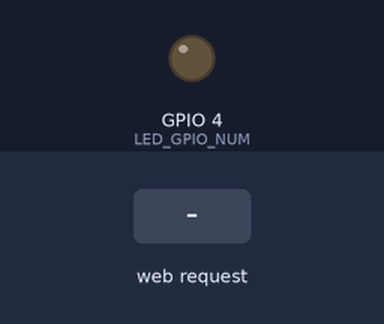
The sketch below on a simulated ESP32-S3. Shown: output pins drawn as LEDs (lit = HIGH). The inputs (shaded band) are chosen by the test bench. WiFi joins after 1.5 s; servers stay silent unless stated; the camera gives no picture; what the sketch prints to the serial monitor is not drawn.

Above: at 3.0 s.
3.1 s: HTTP request GET /capture received
At 3.15 s:
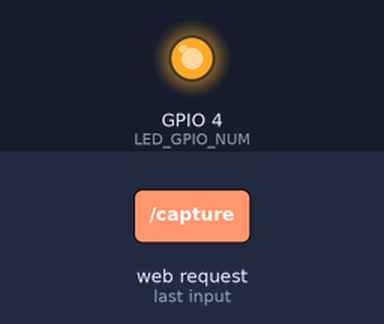
Timing chart, 0 to 6.1 s (numbered marks = the images above; inputs shaded):
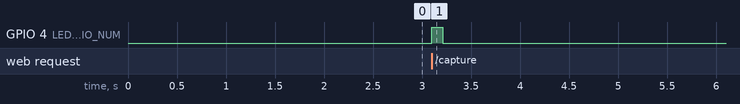

The sketch:

esp-cam.ino
```cpp
// Fully Working Code for ESP32-CAM with 224x224 JPEG Output (No External JPEG Encoder)
// Removes dependency on JPEGENC and uses captured JPEG directly

#include <WiFi.h>
#include <WebServer.h>
#include "esp_camera.h"

// WiFi Credentials (ESP32-S3 AP)
const char* WIFI_SSID = "iotex";
const char* WIFI_PASS = "12345678";

// Static IP Setup for ESP32-CAM
IPAddress staticIP(192, 168, 4, 2);
IPAddress gateway(192, 168, 4, 1);
IPAddress subnet(255, 255, 255, 0);

WebServer server(80);

// ESP32-CAM (AI Thinker) Pins
#define PWDN_GPIO_NUM     32
#define RESET_GPIO_NUM    -1
#define XCLK_GPIO_NUM      0
#define SIOD_GPIO_NUM     26
#define SIOC_GPIO_NUM     27
#define Y9_GPIO_NUM       35
#define Y8_GPIO_NUM       34
#define Y7_GPIO_NUM       39
#define Y6_GPIO_NUM       36
#define Y5_GPIO_NUM       21
#define Y4_GPIO_NUM       19
#define Y3_GPIO_NUM       18
#define Y2_GPIO_NUM        5
#define VSYNC_GPIO_NUM    25
#define HREF_GPIO_NUM     23
#define PCLK_GPIO_NUM     22
#define LED_GPIO_NUM       4

void handleRoot() {
  server.send(200, "text/plain", "Go to /capture to get a JPEG image");
}

void handleCapture() {
  digitalWrite(LED_GPIO_NUM, HIGH);
  delay(50);

  camera_fb_t* fb = esp_camera_fb_get();
  digitalWrite(LED_GPIO_NUM, LOW);

  if (!fb) {
    server.send(500, "text/plain", "Camera capture failed");
    return;
  }

  // Send the captured JPEG as-is
  server.sendHeader("Content-Type", "image/jpeg");
  server.sendHeader("Content-Disposition", "inline; filename=capture.jpg");
  server.sendHeader("Connection", "close");
  server.send_P(200, "image/jpeg", (char*)fb->buf, fb->len);

  esp_camera_fb_return(fb);
}

void connectToS3AP() {
  WiFi.mode(WIFI_STA);
  if (!WiFi.config(staticIP, gateway, subnet)) {
    Serial.println("Failed to set static IP");
  }
  WiFi.begin(WIFI_SSID, WIFI_PASS);
  Serial.print("Connecting to ESP32-S3 AP");
  unsigned long start = millis();
  while (WiFi.status() != WL_CONNECTED && millis() - start < 10000) {
    delay(500);
    Serial.print(".");
  }
  if (WiFi.status() != WL_CONNECTED) {
    Serial.println("\nWiFi connection failed, restarting...");
    delay(2000);
    ESP.restart();
  }
  Serial.println("\nConnected to ESP32-S3 AP");
  Serial.print("ESP32-CAM IP: ");
  Serial.println(WiFi.localIP());
}

void setupCamera() {
  camera_config_t config;
  config.ledc_channel = LEDC_CHANNEL_0;
  config.ledc_timer = LEDC_TIMER_0;
  config.pin_d0 = Y2_GPIO_NUM;
  config.pin_d1 = Y3_GPIO_NUM;
  config.pin_d2 = Y4_GPIO_NUM;
  config.pin_d3 = Y5_GPIO_NUM;
  config.pin_d4 = Y6_GPIO_NUM;
  config.pin_d5 = Y7_GPIO_NUM;
  config.pin_d6 = Y8_GPIO_NUM;
  config.pin_d7 = Y9_GPIO_NUM;
  config.pin_xclk = XCLK_GPIO_NUM;
  config.pin_pclk = PCLK_GPIO_NUM;
  config.pin_vsync = VSYNC_GPIO_NUM;
  config.pin_href = HREF_GPIO_NUM;
  config.pin_sscb_sda = SIOD_GPIO_NUM;
  config.pin_sscb_scl = SIOC_GPIO_NUM;
  config.pin_pwdn = PWDN_GPIO_NUM;
  config.pin_reset = RESET_GPIO_NUM;
  config.xclk_freq_hz = 20000000;
  config.pixel_format = PIXFORMAT_JPEG;

  if (psramFound()) {
    config.frame_size = FRAMESIZE_QVGA;
    config.jpeg_quality = 10;
    config.fb_count = 2;
  } else {
    config.frame_size = FRAMESIZE_QQVGA;
    config.jpeg_quality = 12;
    config.fb_count = 1;
  }

  esp_err_t err = esp_camera_init(&config);
  if (err != ESP_OK) {
    Serial.printf("Camera init failed: 0x%x\n", err);
    delay(2000);
    ESP.restart();
  }
  Serial.println("Camera initialized");
}

void setup() {
  Serial.begin(115200);
  pinMode(LED_GPIO_NUM, OUTPUT);
  digitalWrite(LED_GPIO_NUM, LOW);

  setupCamera();
  connectToS3AP();

  server.on("/", HTTP_GET, handleRoot);
  server.on("/capture", HTTP_GET, handleCapture);
  server.begin();
  Serial.println("HTTP server started");
}

void loop() {
  server.handleClient();
}
```

Measured:
- after the input at 3.1 s, GPIO 4 (LED_GPIO_NUM): LOW → HIGH at once, → LOW 0.11 s later
